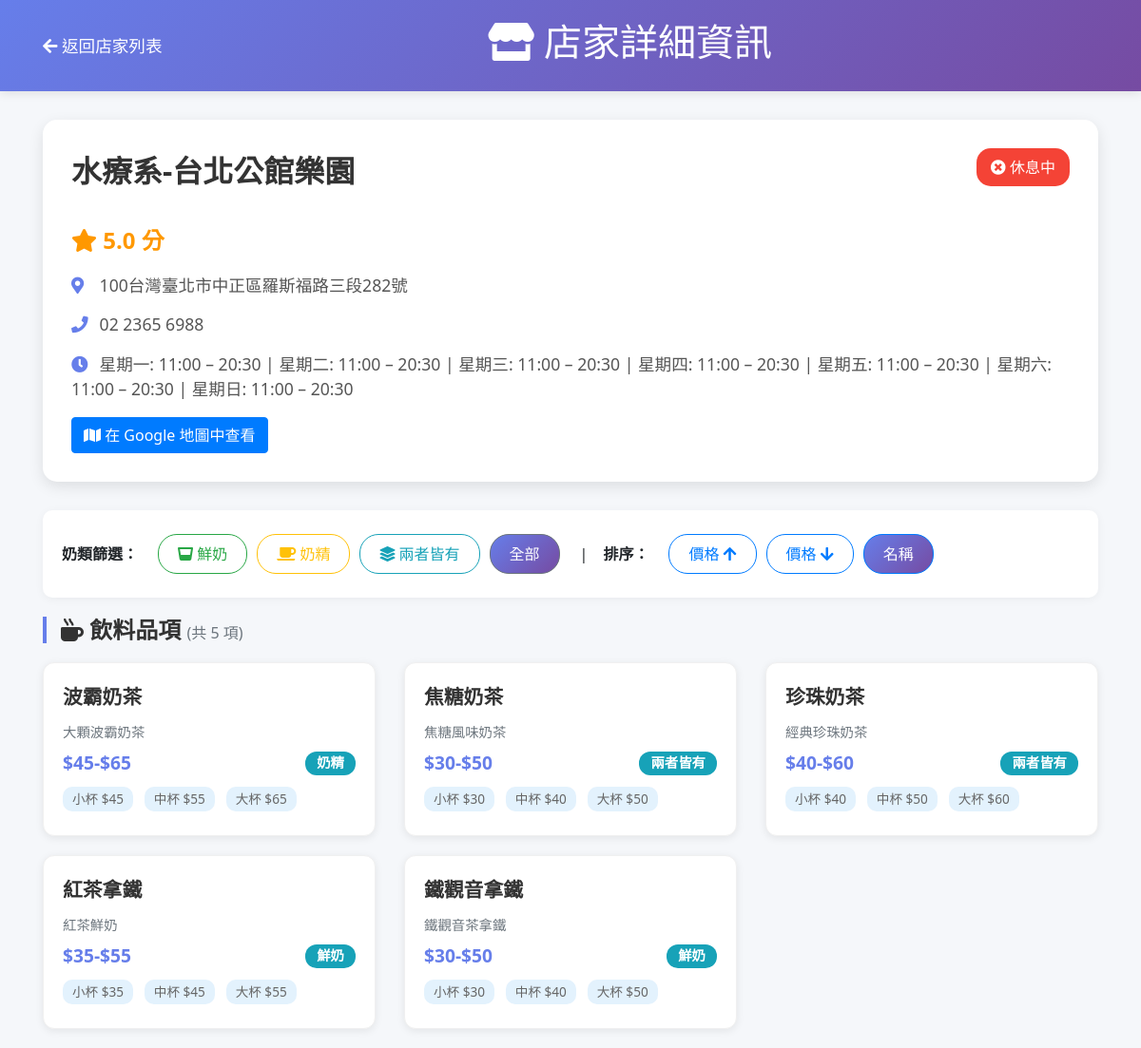
Screenshot of /shops/79/ with the database file from the repository.
### polls/models.py (models this page shows, shortened)
class TeaShop(models.Model):
    place_id = models.CharField(max_length=200, unique=True, verbose_name='Google Place ID')
    name = models.CharField(max_length=200, verbose_name='店名')
    address = models.CharField(max_length=300, verbose_name='地址')
    phone = models.CharField(max_length=50, blank=True, null=True, verbose_name='電話')
    latitude = models.DecimalField(max_digits=10, decimal_places=7, verbose_name='緯度')
    longitude = models.DecimalField(max_digits=10, decimal_places=7, verbose_name='經度')
    rating = models.DecimalField(max_digits=2, decimal_places=1, verbose_name='評分')
    opening_hours = models.TextField(verbose_name='營業時間')
    created_at = models.DateTimeField(auto_now_add=True, verbose_name='建立時間')
    class Meta:
        verbose_name = '奶茶店'
        verbose_name_plural = '奶茶店列表'
        ordering = ['-rating', 'name']  # 按評分降冪、店名排序
    def is_open_now(self):
        if not self.opening_hours or '無資訊' in self.opening_hours:
            return None
        if '24 小時營業' in self.opening_hours:
            return True
        now = datetime.now()
        weekday = now.weekday()  # 0=星期一, 6=星期日
        current_time = now.time()
        weekday_map = {
            0: '星期一',
            1: '星期二',
            2: '星期三',
            3: '星期四',
            4: '星期五',
            5: '星期六',
            6: '星期日'
        }
        today_name = weekday_map[weekday]
        try:
            days = self.opening_hours.split('|')
            for day in days:
                day = day.strip()
                if today_name in day:
                    if '休息' in day:
                        return False
                    time_pattern = r'(\d{1,2}:\d{2})\s*[–-]\s*(\d{1,2}:\d{2})'
                    matches = re.findall(time_pattern, day)
                    if matches:
                        for open_time_str, close_time_str in matches:
                            open_time = datetime.strptime(open_time_str, '%H:%M').time()
                            close_time = datetime.strptime(close_time_str, '%H:%M').time()
                            if close_time < open_time:
                                if current_time >= open_time or current_time <= close_time:
                                    return True
                            else:
                                if open_time <= current_time <= close_time:
                                    return True
                        return False
            return None
        except Exception:
            return None

class Drink(models.Model):
    MILK_TYPE_CHOICES = [
        ('creamer', '奶精'),
        ('fresh_milk', '鮮奶'),
        ('both', '兩者皆有'),
    ]
    tea_shop = models.ForeignKey(TeaShop, on_delete=models.CASCADE, related_name='drinks', verbose_name='所屬店家')
    name = models.CharField(max_length=100, verbose_name='飲料名稱')
    description = models.TextField(blank=True, null=True, verbose_name='描述')
    milk_type = models.CharField(max_length=20, choices=MILK_TYPE_CHOICES, default='none', verbose_name='使用奶類')
    has_small = models.BooleanField(default=False, verbose_name='有小杯')
    price_small = models.DecimalField(max_digits=5, decimal_places=0, blank=True, null=True, verbose_name='小杯價格')
    has_medium = models.BooleanField(default=False, verbose_name='有中杯')
    price_medium = models.DecimalField(max_digits=5, decimal_places=0, blank=True, null=True, verbose_name='中杯價格')
    has_large = models.BooleanField(default=False, verbose_name='有大杯')
    price_large = models.DecimalField(max_digits=5, decimal_places=0, blank=True, null=True, verbose_name='大杯價格')
    created_at = models.DateTimeField(auto_now_add=True, verbose_name='建立時間')
    class Meta:
        verbose_name = '飲料品項'
        verbose_name_plural = '飲料品項列表'
        ordering = ['tea_shop', 'name']
    def get_price_range(self):
        prices = []
        if self.has_small and self.price_small:
            prices.append(int(self.price_small))
        if self.has_medium and self.price_medium:
            prices.append(int(self.price_medium))
        if self.has_large and self.price_large:
            prices.append(int(self.price_large))
        if not prices:
            return "價格未定"
        min_price = min(prices)
        max_price = max(prices)
        if min_price == max_price:
            return f"${min_price}"
        return f"${min_price}-${max_price}"

### polls/views.py (the view)
# urls.py: path('shops/<int:shop_id>/', polls_views.shop_detail, name='shop_detail'),  # 店家詳細頁面
def shop_detail(request, shop_id):
    from django.shortcuts import get_object_or_404
    shop = get_object_or_404(TeaShop, id=shop_id)
    milk_filter = request.GET.get('milk_type', '')
    sort_by = request.GET.get('sort', 'name')
    drinks = Drink.objects.filter(tea_shop=shop)
    if milk_filter:
        drinks = drinks.filter(milk_type=milk_filter)
    drinks = list(drinks)
    if sort_by == 'price_asc':
        drinks = sorted(drinks, key=lambda x: get_min_price(x))
    elif sort_by == 'price_desc':
        drinks = sorted(drinks, key=lambda x: get_max_price(x), reverse=True)
    elif sort_by == 'name':
        drinks = sorted(drinks, key=lambda x: x.name)
    context = {
        'shop': shop,
        'drinks': drinks,
        'total_drinks': len(drinks),
        'milk_filter': milk_filter,
        'sort_by': sort_by,
    }
    return render(request, 'polls/shop_detail.html', context)

### templates/polls/shop_detail.html (shortened to what this page needs)
<!DOCTYPE html>
<html lang="zh-TW">
<head>
    <link rel="stylesheet" href="https://cdn.jsdelivr.net/npm/bootstrap@4.6.2/dist/css/bootstrap.min.css">
    <link rel="stylesheet" href="https://cdnjs.cloudflare.com/ajax/libs/font-awesome/5.15.4/css/all.min.css">
</head>
<body>
    <div class="header">
        <div class="container">
            <div class="d-flex justify-content-between align-items-center">
                <a href="{% url 'shop_list' %}" class="back-btn">
                    <i class="fas fa-arrow-left"></i> 返回店家列表
                </a>
                <h1><i class="fas fa-store"></i> 店家詳細資訊</h1>
            </div>
        </div>
    </div>
    <div class="container">
        <div class="shop-info-card">
            <div class="d-flex justify-content-between align-items-start mb-3">
                <div class="shop-name">{{ shop.name }}</div>
                {% if shop.is_open_now == True %}
                    <span class="badge-open"><i class="fas fa-check-circle"></i> 營業中</span>
                {% elif shop.is_open_now == False %}
                    <span class="badge-closed"><i class="fas fa-times-circle"></i> 休息中</span>
                {% endif %}
            </div>
            <div class="shop-rating mb-3">
                <i class="fas fa-star"></i> {{ shop.rating }} 分
            </div>
            <div class="info-item">
                <i class="fas fa-map-marker-alt"></i> {{ shop.address }}
            </div>
            {% if shop.phone %}
            <div class="info-item">
                <i class="fas fa-phone"></i> {{ shop.phone }}
            </div>
            {% endif %}
            <div class="info-item">
                <i class="fas fa-clock"></i> {{ shop.opening_hours }}
            </div>
            <div class="mt-3">
                <a href="https://www.google.com/maps/place/?q=place_id:{{ shop.place_id }}"
                   target="_blank" class="btn btn-primary">
                    <i class="fas fa-map"></i> 在 Google 地圖中查看
                </a>
            </div>
        </div>
        <div class="filter-section">
            <div class="d-flex flex-wrap align-items-center">
                <span class="mr-3"><strong>奶類篩選：</strong></span>
                <a href="?milk_type=fresh_milk&sort={{ sort_by }}"
                   class="btn btn-outline-success filter-btn {% if milk_filter == 'fresh_milk' %}active{% endif %}">
                    <i class="fas fa-glass-whiskey"></i> 鮮奶
                </a>
                <a href="?milk_type=creamer&sort={{ sort_by }}"
                   class="btn btn-outline-warning filter-btn {% if milk_filter == 'creamer' %}active{% endif %}">
                    <i class="fas fa-coffee"></i> 奶精
                </a>
                <a href="?milk_type=both&sort={{ sort_by }}"
                   class="btn btn-outline-info filter-btn {% if milk_filter == 'both' %}active{% endif %}">
                    <i class="fas fa-layer-group"></i> 兩者皆有
                </a>
                <a href="?sort={{ sort_by }}"
                   class="btn btn-outline-secondary filter-btn {% if not milk_filter %}active{% endif %}">
                    全部
                </a>
                <span class="mx-3">|</span>
                <span class="mr-3"><strong>排序：</strong></span>
                <a href="?milk_type={{ milk_filter }}&sort=price_asc"
                   class="btn btn-outline-primary filter-btn {% if sort_by == 'price_asc' %}active{% endif %}">
                    價格 <i class="fas fa-arrow-up"></i>
                </a>
                <a href="?milk_type={{ milk_filter }}&sort=price_desc"
                   class="btn btn-outline-primary filter-btn {% if sort_by == 'price_desc' %}active{% endif %}">
                    價格 <i class="fas fa-arrow-down"></i>
                </a>
                <a href="?milk_type={{ milk_filter }}&sort=name"
                   class="btn btn-outline-primary filter-btn {% if sort_by == 'name' %}active{% endif %}">
                    名稱
                </a>
            </div>
        </div>
        <h2 class="drinks-section-title">
            <i class="fas fa-mug-hot"></i> 飲料品項
            <small class="text-muted" style="font-size: 1rem;">(共 {{ total_drinks }} 項)</small>
        </h2>
        <div class="row">
            {% for drink in drinks %}
            <div class="col-md-6 col-lg-4">
                <div class="drink-card">
                    <div class="drink-name">{{ drink.name }}</div>
                    {% if drink.description %}
                    <div class="text-muted mb-2" style="font-size: 0.9rem;">
                        {{ drink.description }}
                    </div>
                    {% endif %}
                    <div class="d-flex justify-content-between align-items-center mb-2">
                        <div class="drink-price">{{ drink.get_price_range }}</div>
                        <span class="badge badge-info badge-milk">
                            {% if drink.milk_type == 'creamer' %}奶精
                            {% elif drink.milk_type == 'fresh_milk' %}鮮奶
                            {% elif drink.milk_type == 'both' %}兩者皆有
                            {% endif %}
                        </span>
                    </div>
                    <div class="size-info">
                        {% if drink.has_small %}
                            <span class="size-badge">小杯 ${{ drink.price_small|floatformat:0 }}</span>
                        {% endif %}
                        {% if drink.has_medium %}
                            <span class="size-badge">中杯 ${{ drink.price_medium|floatformat:0 }}</span>
                        {% endif %}
                        {% if drink.has_large %}
                            <span class="size-badge">大杯 ${{ drink.price_large|floatformat:0 }}</span>
                        {% endif %}
                    </div>
                </div>
            </div>
            {% empty %}
            <div class="col-12">
                <div class="alert alert-info">
                    <i class="fas fa-info-circle"></i> 此店家目前沒有飲料品項資料
                </div>
            </div>
            {% endfor %}
        </div>
    </div>
</body>
</html>

### templates/polls/shop_detail.html (style rules this page uses)
body { background: #f5f7fa; font-family: 'Segoe UI', Tahoma, Geneva, Verdana, sans-serif; }
.header { background: linear-gradient(135deg, #667eea 0%, #764ba2 100%); color: white; padding: 20px 0; box-shadow: 0 2px 10px rgba(0,0,0,0.1); margin-bottom: 30px; }
.back-btn { color: white; text-decoration: none; font-size: 1.1rem; }
.shop-info-card { background: white; border-radius: 15px; padding: 30px; margin-bottom: 30px; box-shadow: 0 5px 15px rgba(0,0,0,0.1); }
.shop-name { font-size: 2rem; font-weight: bold; color: #333; margin-bottom: 15px; }
.shop-rating { color: #ff9800; font-size: 1.5rem; font-weight: bold; margin-bottom: 15px; }
.badge-closed { background: #f44336; color: white; padding: 8px 15px; border-radius: 15px; font-size: 1rem; }
.info-item { margin-bottom: 15px; font-size: 1.1rem; color: #555; }
.info-item i { width: 25px; color: #667eea; }
.filter-section { background: white; padding: 20px; border-radius: 10px; margin-bottom: 20px; box-shadow: 0 2px 10px rgba(0,0,0,0.05); }
.filter-btn { margin: 5px; border-radius: 20px; padding: 8px 20px; }
.filter-btn.active { background: linear-gradient(135deg, #667eea 0%, #764ba2 100%); color: white; border-color: #667eea; }
.drinks-section-title { font-size: 1.5rem; font-weight: bold; margin-bottom: 20px; color: #333; border-left: 4px solid #667eea; padding-left: 15px; }
.drink-card { background: white; border-radius: 12px; padding: 20px; margin-bottom: 20px; box-shadow: 0 2px 8px rgba(0,0,0,0.08); transition: all 0.3s; border: 1px solid #f0f0f0; }
.drink-name { font-size: 1.3rem; font-weight: bold; color: #333; margin-bottom: 10px; }
.drink-price { color: #667eea; font-weight: bold; font-size: 1.2rem; }
.badge-milk { padding: 5px 12px; border-radius: 12px; font-size: 0.9rem; }
.size-info { font-size: 0.9rem; color: #666; margin-top: 10px; }
.size-badge { display: inline-block; padding: 3px 10px; background: #e3f2fd; border-radius: 10px; margin-right: 8px; margin-bottom: 5px; font-size: 0.85rem; }

### rows the page displays
TeaShop: name "水療系-台北公館樂園", rating "5.0", address "100台灣臺北市中正區羅斯福路三段282號", phone "02 2365 6988", opening_hours "星期一: 11:00 – 20:30 | 星期二: 11:00 – 20:30 | 星期三: 11:00 – 20:30 | 星期四: 11:00 – 20:30 | 星期五: 11:00 – 20:30 | 星期六: 11:00 – 20:30 | 星期日: 11:00 – 20:30"
Drink: name "波霸奶茶", description "大顆波霸奶茶", get_price_range "$45-$65", milk_type "奶精", price_small "45", price_medium "55", price_large "65"
Drink: name "焦糖奶茶", description "焦糖風味奶茶", get_price_range "$30-$50", milk_type "兩者皆有", price_small "30", price_medium "40", price_large "50"
Drink: name "珍珠奶茶", description "經典珍珠奶茶", get_price_range "$40-$60", milk_type "兩者皆有", price_small "40", price_medium "50", price_large "60"
Drink: name "紅茶拿鐵", description "紅茶鮮奶", get_price_range "$35-$55", milk_type "鮮奶", price_small "35", price_medium "45", price_large "55"
Drink: name "鐵觀音拿鐵", description "鐵觀音茶拿鐵", get_price_range "$30-$50", milk_type "鮮奶", price_small "30", price_medium "40", price_large "50"

### other values shown
{{ total_drinks }} "5"
